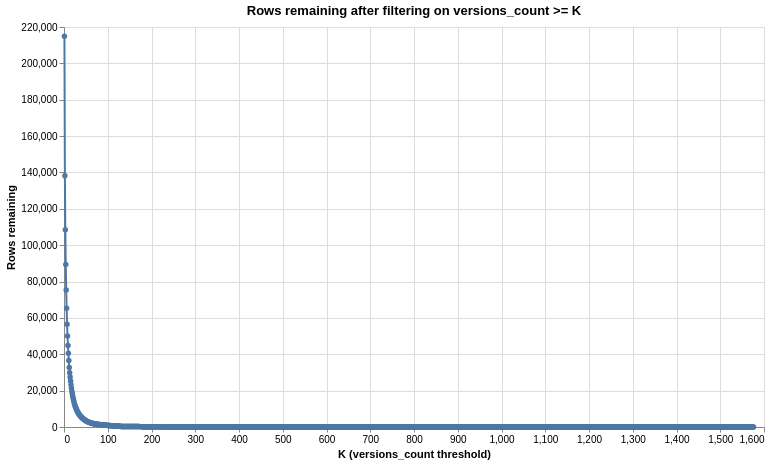

Here is the notebook cell this chart was saved with:
### Code cell
chart = (
    alt.Chart(curve_df)
    .mark_line(point=True)
    .encode(
        x=alt.X("k:Q", title="K (versions_count threshold)"),
        y=alt.Y("rows_remaining:Q", title="Rows remaining"),
        tooltip=[
            alt.Tooltip("k:Q", title="K"),
            alt.Tooltip("rows_remaining:Q", title="Rows remaining"),
            alt.Tooltip("fraction_remaining:Q", title="Fraction remaining", format=".2%")
        ],
    )
    .properties(
        width=700,
        height=400,
        title="Rows remaining after filtering on versions_count >= K"
    )
)

chart

### Figure 1 — Vega-Lite specification as saved in the notebook (floating-point values rounded to 4 significant figures; data arrays with more than 128 entries replaced by an {"elided": "..."} marker saying what was removed)
{"config": {"view": {"continuousWidth": 300, "continuousHeight": 300}}, "data": {"name": "data-cd2a7de7a905314b8663c85187398d4a"}, "mark": {"type": "line", "point": true}, "encoding": {"tooltip": [{"field": "k", "title": "K", "type": "quantitative"}, {"field": "rows_remaining", "title": "Rows remaining", "type": "quantitative"}, {"field": "fraction_remaining", "format": ".2%", "title": "Fraction remaining", "type": "quantitative"}], "x": {"field": "k", "title": "K (versions_count threshold)", "type": "quantitative"}, "y": {"field": "rows_remaining", "title": "Rows remaining", "type": "quantitative"}}, "height": 400, "title": "Rows remaining after filtering on versions_count >= K", "width": 700, "$schema": "https://vega.github.io/schema/vega-lite/v5.20.1.json", "datasets": {"data-cd2a7de7a905314b8663c85187398d4a": {"elided": "1576 records"}}}
